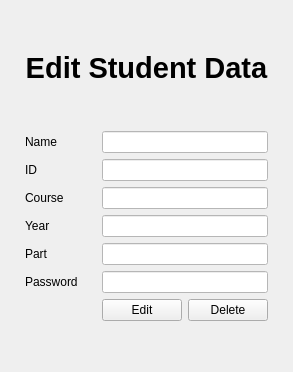
     <widget class="QWidget" name="page_edit_user">
      <layout class="QGridLayout" name="gridLayout_5">
       <item row="0" column="0">
        <spacer name="verticalSpacer_28">
         <property name="orientation">
          <enum>Qt::Vertical</enum>
         </property>
         <property name="sizeHint" stdset="0">
          <size>
           <width>20</width>
           <height>40</height>
          </size>
         </property>
        </spacer>
       </item>
       <item row="1" column="0">
        <layout class="QGridLayout" name="gridLayout_11">
         <property name="leftMargin">
          <number>14</number>
         </property>
         <property name="rightMargin">
          <number>14</number>
         </property>
         <item row="4" column="1" colspan="2">
          <widget class="QLineEdit" name="lineEdit_edit_course">
           <property name="styleSheet">
            <string notr="true">background-color: rgb(255, 255, 255);
color: rgb(46, 52, 54);</string>
           </property>
          </widget>
         </item>
         <item row="3" column="1" colspan="2">
          <widget class="QLineEdit" name="lineEdit_edit_id">
           <property name="styleSheet">
            <string notr="true">background-color: rgb(255, 255, 255);
color: rgb(46, 52, 54);</string>
           </property>
          </widget>
         </item>
         <item row="9" column="1">
          <widget class="QPushButton" name="pushButton_edit_confirm">
           <property name="text">
            <string>Edit</string>
           </property>
          </widget>
         </item>
         <item row="2" column="0">
          <widget class="QLabel" name="label_16">
           <property name="sizePolicy">
            <sizepolicy hsizetype="Preferred" vsizetype="Preferred">
             <horstretch>0</horstretch>
             <verstretch>0</verstretch>
            </sizepolicy>
           </property>
           <property name="text">
            <string>Name</string>
           </property>
           <property name="alignment">
            <set>Qt::AlignLeading|Qt::AlignLeft|Qt::AlignVCenter</set>
           </property>
          </widget>
         </item>
         <item row="7" column="0">
          <widget class="QLabel" name="label_21">
           <property name="sizePolicy">
            <sizepolicy hsizetype="Preferred" vsizetype="Preferred">
             <horstretch>0</horstretch>
             <verstretch>0</verstretch>
            </sizepolicy>
           </property>
           <property name="text">
            <string>Part</string>
           </property>
           <property name="alignment">
            <set>Qt::AlignLeading|Qt::AlignLeft|Qt::AlignVCenter</set>
           </property>
          </widget>
         </item>
         <item row="9" column="2">
          <widget class="QPushButton" name="pushButton_delete_data">
           <property name="text">
            <string>Delete</string>
           </property>
          </widget>
         </item>
         <item row="8" column="1" colspan="2">
          <widget class="QLineEdit" name="lineEdit_edit_password">
           <property name="styleSheet">
            <string notr="true">background-color: rgb(255, 255, 255);
color: rgb(46, 52, 54);</string>
           </property>
          </widget>
         </item>
         <item row="4" column="0">
          <widget class="QLabel" name="label_19">
           <property name="sizePolicy">
            <sizepolicy hsizetype="Preferred" vsizetype="Preferred">
             <horstretch>0</horstretch>
             <verstretch>0</verstretch>
            </sizepolicy>
           </property>
           <property name="text">
            <string>Course</string>
           </property>
           <property name="alignment">
            <set>Qt::AlignLeading|Qt::AlignLeft|Qt::AlignVCenter</set>
           </property>
          </widget>
         </item>
         <item row="6" column="0">
          <widget class="QLabel" name="label_18">
           <property name="sizePolicy">
            <sizepolicy hsizetype="Preferred" vsizetype="Preferred">
             <horstretch>0</horstretch>
             <verstretch>0</verstretch>
            </sizepolicy>
           </property>
           <property name="text">
            <string>Year</string>
           </property>
           <property name="alignment">
            <set>Qt::AlignLeading|Qt::AlignLeft|Qt::AlignVCenter</set>
           </property>
          </widget>
         </item>
         <item row="1" column="1">
          <spacer name="verticalSpacer_30">
           <property name="orientation">
            <enum>Qt::Vertical</enum>
           </property>
           <property name="sizeHint" stdset="0">
            <size>
             <width>20</width>
             <height>40</height>
            </size>
           </property>
          </spacer>
         </item>
         <item row="2" column="1" colspan="2">
          <widget class="QLineEdit" name="lineEdit_edit_name">
           <property name="styleSheet">
            <string notr="true">background-color: rgb(255, 255, 255);
color: rgb(46, 52, 54);</string>
           </property>
          </widget>
         </item>
         <item row="6" column="1" colspan="2">
          <widget class="QLineEdit" name="lineEdit_edit_year">
           <property name="styleSheet">
            <string notr="true">background-color: rgb(255, 255, 255);
color: rgb(46, 52, 54);</string>
           </property>
          </widget>
         </item>
         <item row="10" column="1">
          <spacer name="verticalSpacer_29">
           <property name="orientation">
            <enum>Qt::Vertical</enum>
           </property>
           <property name="sizeHint" stdset="0">
            <size>
             <width>20</width>
             <height>40</height>
            </size>
           </property>
          </spacer>
         </item>
         <item row="3" column="0">
          <widget class="QLabel" name="label_20">
           <property name="sizePolicy">
            <sizepolicy hsizetype="Preferred" vsizetype="Preferred">
             <horstretch>0</horstretch>
             <verstretch>0</verstretch>
            </sizepolicy>
           </property>
           <property name="text">
            <string>ID</string>
           </property>
           <property name="alignment">
            <set>Qt::AlignLeading|Qt::AlignLeft|Qt::AlignVCenter</set>
           </property>
          </widget>
         </item>
         <item row="7" column="1" colspan="2">
          <widget class="QLineEdit" name="lineEdit_edit_part">
           <property name="styleSheet">
            <string notr="true">background-color: rgb(255, 255, 255);
color: rgb(46, 52, 54);</string>
           </property>
          </widget>
         </item>
         <item row="8" column="0">
          <widget class="QLabel" name="label_22">
           <property name="sizePolicy">
            <sizepolicy hsizetype="Preferred" vsizetype="Preferred">
             <horstretch>0</horstretch>
             <verstretch>0</verstretch>
            </sizepolicy>
           </property>
           <property name="text">
            <string>Password</string>
           </property>
           <property name="alignment">
            <set>Qt::AlignLeading|Qt::AlignLeft|Qt::AlignVCenter</set>
           </property>
          </widget>
         </item>
         <item row="0" column="0" colspan="3">
          <widget class="QLabel" name="label_14">
           <property name="font">
            <font>
             <pointsize>22</pointsize>
             <bold>true</bold>
            </font>
           </property>
           <property name="text">
            <string>Edit Student Data</string>
           </property>
           <property name="alignment">
            <set>Qt::AlignCenter</set>
           </property>
          </widget>
         </item>
        </layout>
       </item>
      </layout>
     </widget>
